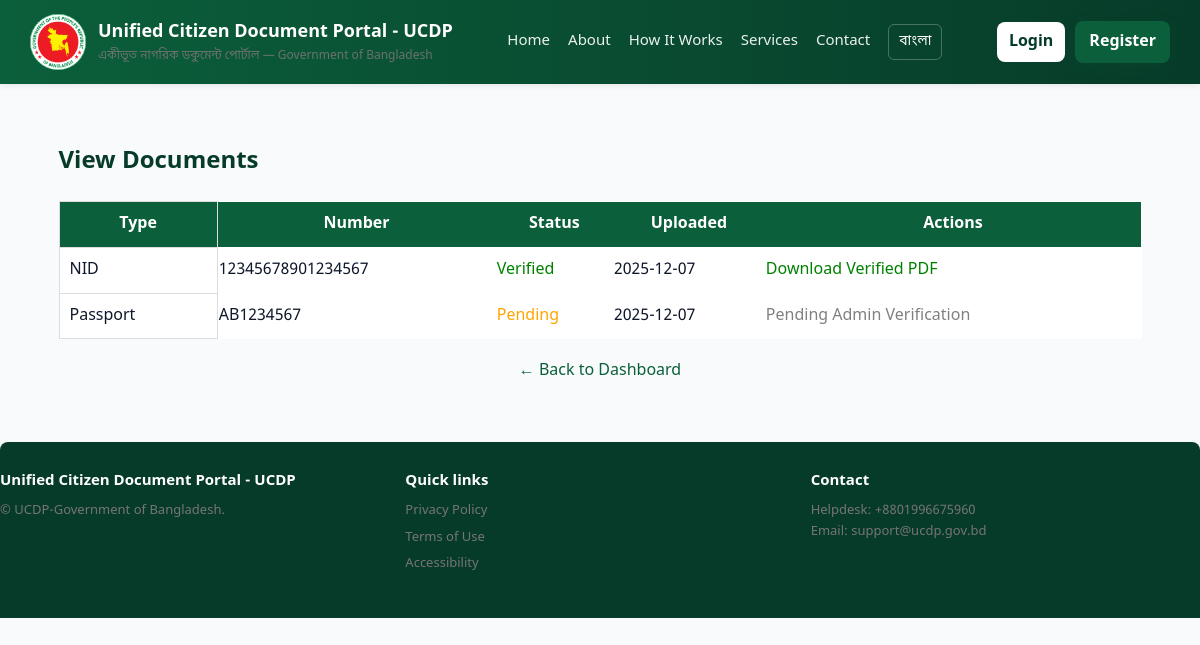
The page /user/view_document.php (signed in) on the database as committed earlier.
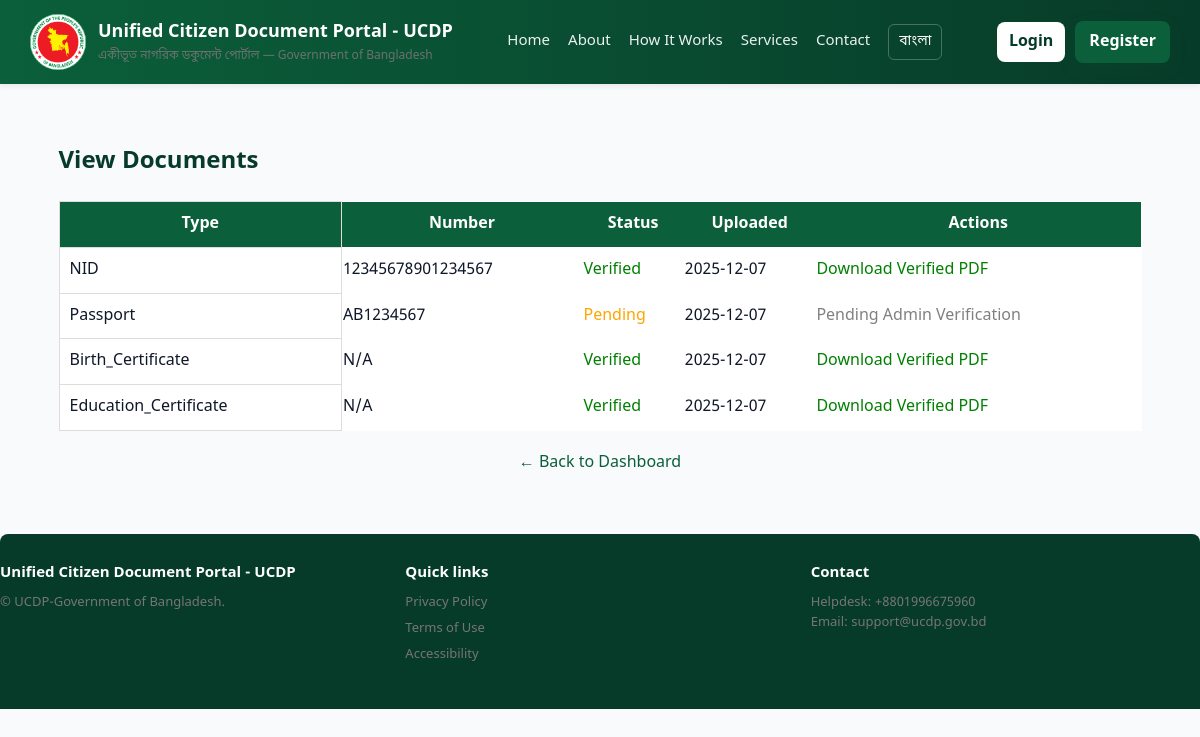
The same page on the database as committed later.
### tables this page shows
CREATE TABLE documents (
    id INT AUTO_INCREMENT PRIMARY KEY,
    user_id INT NOT NULL,
    doc_type ENUM('NID', 'Passport', 'Driving_License', 'Birth_Certificate', 'Education_Certificate', 'Vehicle_Registration') NOT NULL,
    file_path VARCHAR(255) NOT NULL,
    doc_number VARCHAR(50),
    expiry_date DATE,
    status ENUM('pending', 'verified', 'rejected') DEFAULT 'pending',
    uploaded_at TIMESTAMP DEFAULT CURRENT_TIMESTAMP,
    verified_at TIMESTAMP NULL,
    FOREIGN KEY (user_id) REFERENCES users(id) ON DELETE CASCADE
);

### user/view_document.php (the view, shortened to what this page needs)
<?php
require_once '../includes/functions.php';
$user_id = $_SESSION['user_id'];
$sql = "SELECT * FROM documents WHERE user_id = ? ORDER BY uploaded_at DESC";
$stmt = $conn->prepare($sql);
$stmt->bind_param("i", $user_id);
$stmt->execute();
$documents = $stmt->get_result()->fetch_all(MYSQLI_ASSOC);
?>
<?php include '../includes/header.php'; ?>
<div class="container" style="padding: 40px 0;">
    <h2 style="color: var(--gov-deep);">View Documents</h2>
    <table style="width: 100%; border-collapse: collapse; margin-top: 10px; background: var(--card);">
        <tr style="background: var(--gov-green); color: white;">
            <th style="padding: 10px; border: 1px solid #ddd;">Type</th>
            <th>Number</th>
            <th>Status</th>
            <th>Uploaded</th>
            <th>Actions</th>
        </tr>
        <?php foreach ($documents as $doc): ?>
        <tr>
            <td style="padding: 10px; border: 1px solid #ddd;"><?php echo $doc['doc_type']; ?></td>
            <td><?php echo $doc['doc_number'] ?? 'N/A'; ?></td>
            <td>
                <span style="color: <?php echo $doc['status'] === 'verified' ? 'green' : 'orange'; ?>;">
                    <?php echo ucfirst($doc['status']); ?>
                </span>
            </td>
            <td><?php echo date('Y-m-d', strtotime($doc['uploaded_at'])); ?></td>
            <td>
                <?php if ($doc['status'] === 'verified'): ?>
                    <a href="?id=<?php echo $doc['id']; ?>" style="color: green; text-decoration: none;">Download Verified PDF</a>
                <?php else: ?>
                    <span style="color: gray;">Pending Admin Verification</span>
                <?php endif; ?>
            </td>
        </tr>
        <?php endforeach; ?>
    </table>
    <a href="dashboard.php" style="display: block; margin-top: 20px; text-align: center; color: var(--gov-green);">← Back to Dashboard</a>
</div>
<?php include '../includes/footer.php'; ?>

### includes/header.php (shortened to what this page needs)
<!DOCTYPE html>
<html lang="en">
<head>
    <link rel="stylesheet" href="<?php echo SITE_URL; ?>assets/css/style.css">
</head>
<body>
<header class="site-header">
    <div class="container site-top">
        <div class="brand">
            <div class="seal" aria-hidden="true">
                <img src="<?php echo SITE_URL; ?>assets/images/bd_logo.png" alt="" srcset="">
            </div>
            <div>
                <h1>Unified Citizen Document Portal - UCDP</h1>
                <p class="small">একীভূত নাগরিক ডকুমেন্ট পোর্টাল — Government of Bangladesh</p>
            </div>
        </div>
        <nav class="main-nav" aria-label="Main navigation">
            <a href="<?php echo SITE_URL; ?>index.php#home">Home</a>
            <a href="<?php echo SITE_URL; ?>index.php#about">About</a>
            <a href="<?php echo SITE_URL; ?>index.php#how">How It Works</a>
            <a href="<?php echo SITE_URL; ?>index.php#services">Services</a>
            <a href="<?php echo SITE_URL; ?>index.php#contact">Contact</a>
            <span class="lang-btn" role="button" tabindex="0" onclick="toggleLang()">বাংলা</span>
        </nav>
        <div class="auth-btns">
            <a class="btn-login" href="<?php echo SITE_URL; ?>user/login.php">Login</a>
            <a class="btn-register" href="<?php echo SITE_URL; ?>user/register.php">Register</a>
        </div>
    </div>
</header>
<main class="container">

### includes/footer.php (shortened to what this page needs)
</main>
<footer class="footer" role="contentinfo">
    <div class="footer-container">
        <div>
            <h4>Unified Citizen Document Portal - UCDP</h4>
            <p class="small" style="margin-top:6px;">© UCDP-Government of Bangladesh.</p>
        </div>
        <div>
            <h4>Quick links</h4>
            <ul style="list-style:none; padding:0; margin-top:8px;">
                <li class="small"><a href="#">Privacy Policy</a></li>
                <li class="small" style="margin-top:6px;"><a href="#">Terms of Use</a></li>
                <li class="small" style="margin-top:6px;"><a href="#">Accessibility</a></li>
            </ul>
        </div>
        <div>
            <h4>Contact</h4>
            <p class="small" style="margin-top:6px;">Helpdesk: +8801996675960<br />Email: support@ucdp.gov.bd</p>
        </div>
    </div>
</footer>
</body>
</html>

### assets/css/style.css (style rules this page uses)
*, *::before, *::after { box-sizing: border-box; }
html, body { margin: 0; padding: 0; height: 100%; }
img { max-width: 100%; display: block; }
a { color: inherit; text-decoration: none; }
:root { --gov-green: #0b5f3a; --gov-deep: #073b29; --muted: #767575; --bg: #f8fafb; --card: #ffffff; --accent: #0b5f3a; --radius: 10px; }
body { font-family: "Noto Sans Bengali", "SolaimanLipi", "Segoe UI", Roboto,Arial; background: var(--bg); color: #0f172a; line-height: 1.55; -webkit-font-smoothing: antialiased; }
.container { width: 95%; max-width: 1200px; margin: 0 auto; }
header.site-header { background: linear-gradient(90deg, var(--gov-green), var(--gov-deep)); color: #fff; padding: 14px 0; box-shadow: 0 2px 6px rgba(2, 6, 23, 0.08); }
.site-top { display: flex; align-items: center; justify-content: space-between; gap: 12px; }
.brand { display: flex; gap: 12px; align-items: center; }
.seal { width: 56px; height: 56px; background: #fff; border-radius: 50%; display: flex; align-items: center; justify-content: center; flex-shrink: 0; }
.brand h1 { font-size: 18px; margin: 0; font-weight: 600; }
.brand p { margin: 0; font-size: 12px; opacity: 0.9; }
nav.main-nav { display: flex; gap: 18px; align-items: center; }
nav.main-nav a { color: rgba(255, 255, 255, 0.92); font-size: 15px; }
.lang-btn { border: 1px solid rgba(255, 255, 255, 0.25); padding: 6px 10px; border-radius: 6px; font-size: 14px; color: #fff; }
.auth-btns { display: flex; gap: 10px; align-items: center; }
.btn-login { background: #fff; color: var(--gov-deep); padding: 8px 12px; border-radius: 8px; font-weight: 600; }
.btn-register { background: var(--gov-green); color: #fff; padding: 9px 14px; border-radius: 8px; font-weight: 700; box-shadow: 0 6px 18px rgba(11, 95, 58, 0.14); }
footer.footer { background: var(--gov-deep); color: #fff; padding: 28px 0; margin-top: 18px; border-radius: 8px 8px 0 0; }
.footer-container { display: grid; grid-template-columns: repeat(3, 1fr); gap: 16px; }
.footer-container h4 { margin: 0 0 8px 0; font-size: 15px; }
.small { font-size: 13px; color: var(--muted); }

Rows that differ between the two databases and show on the page:
added documents: doc_type "Birth_Certificate", doc_number "N/A", status "Verified", uploaded_at "2025-12-07"
added documents: doc_type "Education_Certificate", doc_number "N/A", status "Verified", uploaded_at "2025-12-07"
